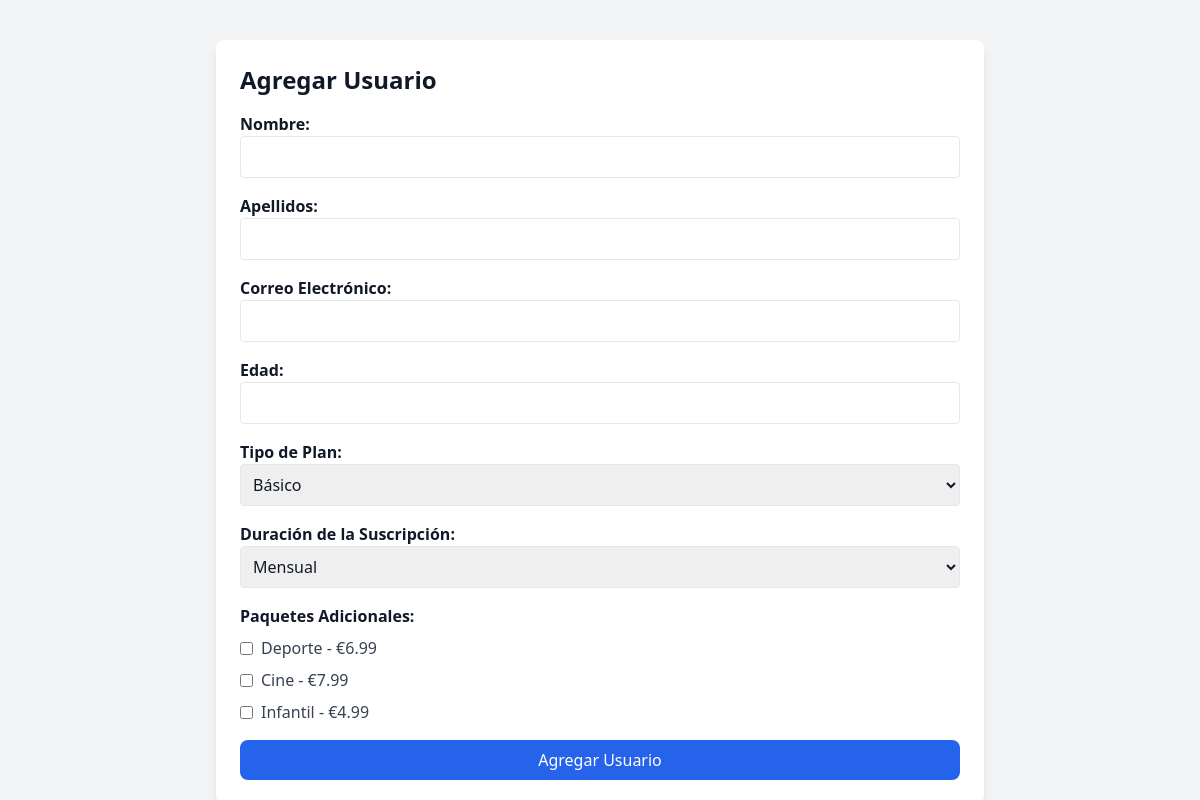
/vistas/alta_usuario.php, run on the app's committed database.
### tables this page shows
CREATE TABLE IF NOT EXISTS paquetes (
    id_paquete INT AUTO_INCREMENT PRIMARY KEY,
    nombre_paquete ENUM('Deporte', 'Cine', 'Infantil') NOT NULL UNIQUE,
    precio DECIMAL(5,2) NOT NULL DEFAULT 0.00
);

### config/class_conexion.php (called while the page is built, shortened)
<?php
class Conexion {
    private $servidor = 'localhost';
    private $usuario = 'root';
    private $password = '1234';
    private $base_datos = 'StreamWeb';
    public function __construct() {
        $this->conexion = new mysqli($this->servidor, $this->usuario, $this->password, $this->base_datos);
    }
}
?>

### controlador/UsuariosController.php (called while the page is built, shortened)
<?php
require_once '../config/class_conexion.php';
require_once '../modelo/class_usuario.php';
class UsuariosController {
    private $conexion;
    public function __construct() {
        $this->conexion = new Conexion();
    }
    public function obtenerPaquetes() {
        $usuario = new Usuario($this->conexion);
        return $usuario->obtenerPaquetes();
    }
}
?>

### modelo/class_usuario.php (called while the page is built, shortened)
<?php
require_once '../config/class_conexion.php';
class Usuario {
    private $conexion;
    public function __construct($conexion) {
        $this->conexion = $conexion->conexion;
    }
    public function obtenerPaquetes() {
        $query = "SELECT * FROM paquetes";
        $result = $this->conexion->query($query);
        return $result->fetch_all(MYSQLI_ASSOC);
    }
}
?>

### vistas/alta_usuario.php (the view, shortened to what this page needs)
<?php
require_once '../controlador/UsuariosController.php';
$controller = new UsuariosController();
$paquetes = $controller->obtenerPaquetes();
?>
<!DOCTYPE html>
<html lang="es">
<head>
    <script src="https://cdn.tailwindcss.com"></script>
</head>
<body class="bg-gray-100 text-gray-900">
    <div class="max-w-3xl mx-auto mt-10 p-6 bg-white rounded-lg shadow-lg">
        <h1 class="text-2xl font-bold mb-4">Agregar Usuario</h1>
        <form method="POST" action="">
            <div class="mb-4">
                <label for="nombre" class="block font-semibold">Nombre:</label>
                <input type="text" class="w-full p-2 border rounded" id="nombre" name="nombre" required>
            </div>
            <div class="mb-4">
                <label for="apellidos" class="block font-semibold">Apellidos:</label>
                <input type="text" class="w-full p-2 border rounded" id="apellidos" name="apellidos" required>
            </div>
            <div class="mb-4">
                <label for="correo" class="block font-semibold">Correo Electrónico:</label>
                <input type="email" class="w-full p-2 border rounded" id="correo" name="correo" required>
            </div>
            <div class="mb-4">
                <label for="edad" class="block font-semibold">Edad:</label>
                <input type="number" class="w-full p-2 border rounded" id="edad" name="edad" required oninput="validarPaquetes()">
            </div>
            <div class="mb-4">
                <label for="nombre_plan" class="block font-semibold">Tipo de Plan:</label>
                <select class="w-full p-2 border rounded" id="nombre_plan" name="nombre_plan" required onchange="validarPaquetes()">
                    <option value="Basico">Básico</option>
                </select>
            </div>
            <div class="mb-4">
                <label for="duracion" class="block font-semibold">Duración de la Suscripción:</label>
                <select class="w-full p-2 border rounded" id="duracion" name="duracion" required onchange="validarPaquetes()">
                    <option value="Mensual">Mensual</option>
                </select>
            </div>
            <div class="mb-4">
                <label class="block font-semibold">Paquetes Adicionales:</label>
                <?php foreach ($paquetes as $paquete): ?>
                    <div class="flex items-center mt-2">
                        <input class="form-check-input mr-2" type="checkbox" name="paquetes[]" value="<?php echo $paquete['id_paquete']; ?>" id="paquete<?php echo $paquete['id_paquete']; ?>" data-nombre="<?php echo $paquete['nombre_paquete']; ?>">
                        <label for="paquete<?php echo $paquete['id_paquete']; ?>" class="text-gray-700">
                            <?php echo $paquete['nombre_paquete']; ?> - €<?php echo $paquete['precio']; ?>
                        </label>
                    </div>
                <?php endforeach; ?>
            </div>
            <button type="submit" class="w-full bg-blue-600 text-white p-2 rounded-lg hover:bg-blue-700">Agregar Usuario</button>
        </form>
    </div>
</body>
</html>

### data on the page
paquetes: nombre_paquete "Deporte", precio "6.99"
paquetes: nombre_paquete "Cine", precio "7.99"
paquetes: nombre_paquete "Infantil", precio "4.99"
